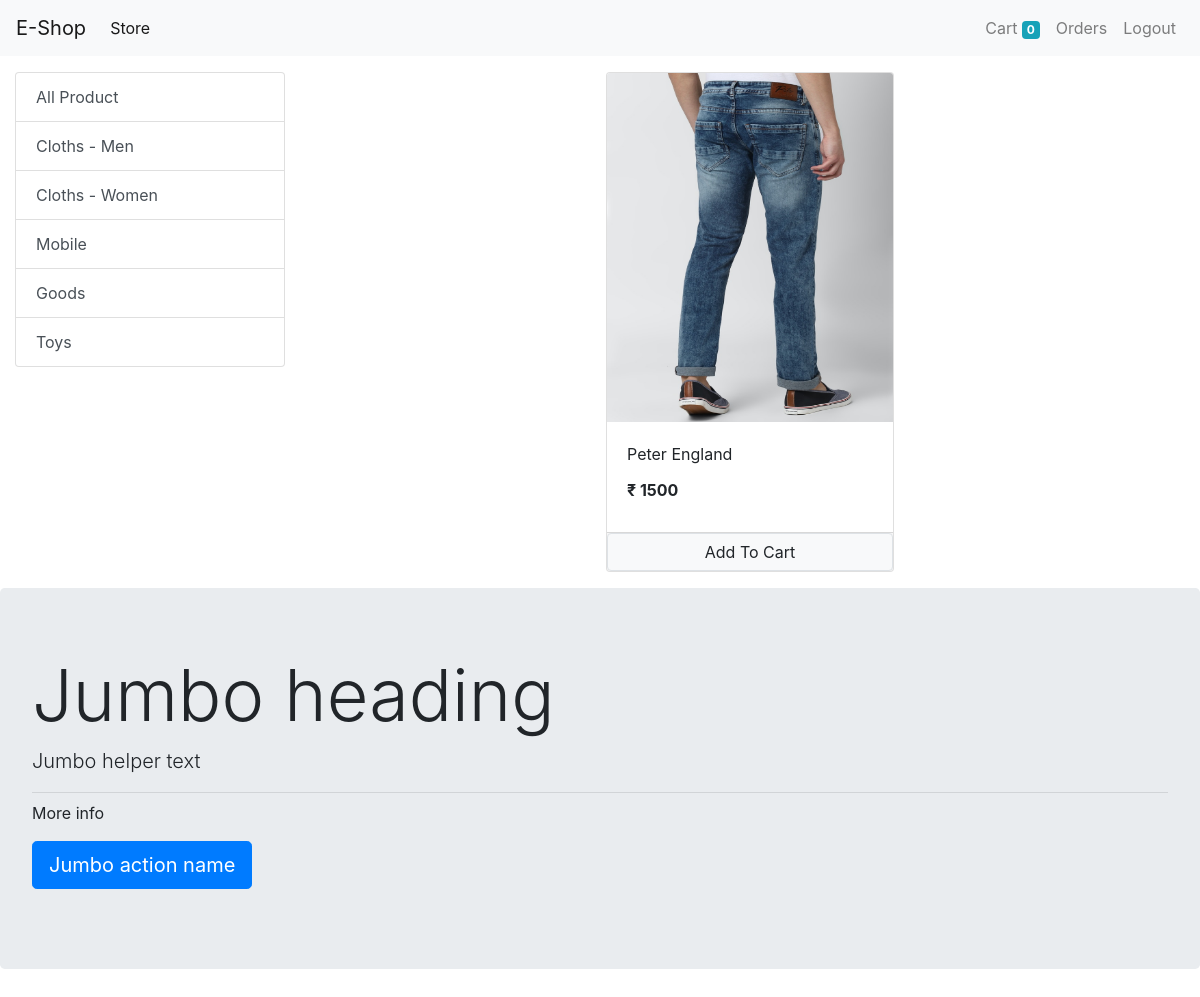
The app's page /?category=2 (signed in) with its own data.
### core/models.py (models this page shows, shortened)
class Category(models.Model):
    name = models.CharField(max_length=50)
    @staticmethod
    def get_all_categories():
        return Category.objects.all()

class Product(models.Model):
    name = models.CharField(max_length=100)
    price = models.IntegerField(default=0)
    category = models.ForeignKey(Category,on_delete=models.CASCADE, default=1)
    description = models.CharField(max_length=200,default='',null=True,blank=True)
    image = models.ImageField(upload_to='media/products')
    @staticmethod
    def get_all_products_by_categoryid(category_id):
        if category_id:
            return Product.objects.filter(category=category_id)
        else:
            return Product.get_all_products();

### core/views.py (the view, shortened to what this page needs)
# urls.py: path('',Index.as_view(),name='homepage'),
class Index(View):
    def get(self,request):
        cart = request.session.get('cart')
        if not cart:
            request.session['cart'] = {}
        products = None
        categories = Category.get_all_categories()
        categoryID = request.GET.get('category')
        if categoryID:
            products = Product.get_all_products_by_categoryid(categoryID)
        else:
            products = Product.get_all_products();
        data ={}
        data['products'] = products
        data['categories'] = categories
        print('You are: ',request.session.get('email'))
        return render(request,'index.html',data)

### core/templatetags/cart.py (called while the page is built)
@register.filter(name='is_in_cart')
def is_in_cart(product,cart):
    keys = cart.keys()
    for id in keys:
        if int(id) == product.id:
            return True
    return False;

### core/templatetags/custom_filter.py (called while the page is built)
@register.filter(name='currency')
def currency(number):
    return "₹ "+str(number)

### core/templates/index.html (shortened to what this page needs)
{% extends 'base.html' %}
{% block content %}
{% load cart %}
{% load custom_filter %}
<div class="container-fluid mt-3">
    <div class="row">
        <div class='col-lg-3 mx-auto'>
            <div class='list-group'>
                <a href='/' class='list-group-item list-group-item-action '>All Product</a>
                {% for category in categories %}
                <a href="/?category={{category.id}}" class='list-group-item list-group-item-action '>{{category.name}}</a>
                {% endfor %}
            </div>
        </div>
        <div id='products' class='col-lg-9 mx-auto'>
            <div class="row mx-auto">
                {% for product in products %}
                <div class="card mx-auto mb-3" id="{{product.id}}" style="width: 18rem;height:500px">
                    <img class="card-img-top" src="{{product.image.url}}" alt="Card image cap" height="70%">
                    <div class="card-body ">
                        <p class="card-title">{{product.name}}</p>
                        <p class="card-text"><b>{{product.price|currency}}</b></p>
                    </div>
                    <div class='card-footer p-0 no-gutters'>
                        {% if product|is_in_cart:request.session.cart %}
                        <div class="row no-gutters"  >
                            <form action='/#{{product.id}}' class='col-2 ' method='post'>
                            {% csrf_token %}
                                <input hidden type="text" name='product' value="{{product.id}}">
                                <input hidden type='text' name='remove' value='True'>
                                <input type='submit' value=' - ' class='btn btn-block btn-secondary'>
                            </form>
                            <div class='text-center col'> {{product|cart_quantity:request.session.cart}} in Cart</div>
                            <form action='/' class='col-2 ' method='post'>
                            {% csrf_token %}
                                <input hidden type="text" name='product' value="{{product.id}}">
                                <input type='submit' value=' + ' class='btn btn-block btn-secondary'>
                            </form>
                        </div>
                        {% else %}
                        <form action='/#{{product.id}}' method='POST' class='btn-block'>
                            <input type='submit' class="float-right btn btn-light border form-control" value="Add To Cart">
                        </form>
                        {% endif %}
                    </div>
                </div>
                {% endfor %}
            </div>
        </div>
    </div>
</div>
<div class="jumbotron">
    <h1 class="display-3">Jumbo heading</h1>
    <p class="lead">Jumbo helper text</p>
    <hr class="my-2">
    <p>More info</p>
    <p class="lead">
        <a class="btn btn-primary btn-lg" href="Jumbo action link" role="button">Jumbo action name</a>
    </p>
</div>
{% endblock content %}

### records on screen
Category: name "Cloths - Men"
Category: name "Cloths - Women"
Category: name "Mobile"
Category: name "Goods"
Category: name "Toys"
Product: image (picture), name "Peter England", price "₹ 1500"

### other values on screen
{{ request.session.cart.keys|length }} "0"
